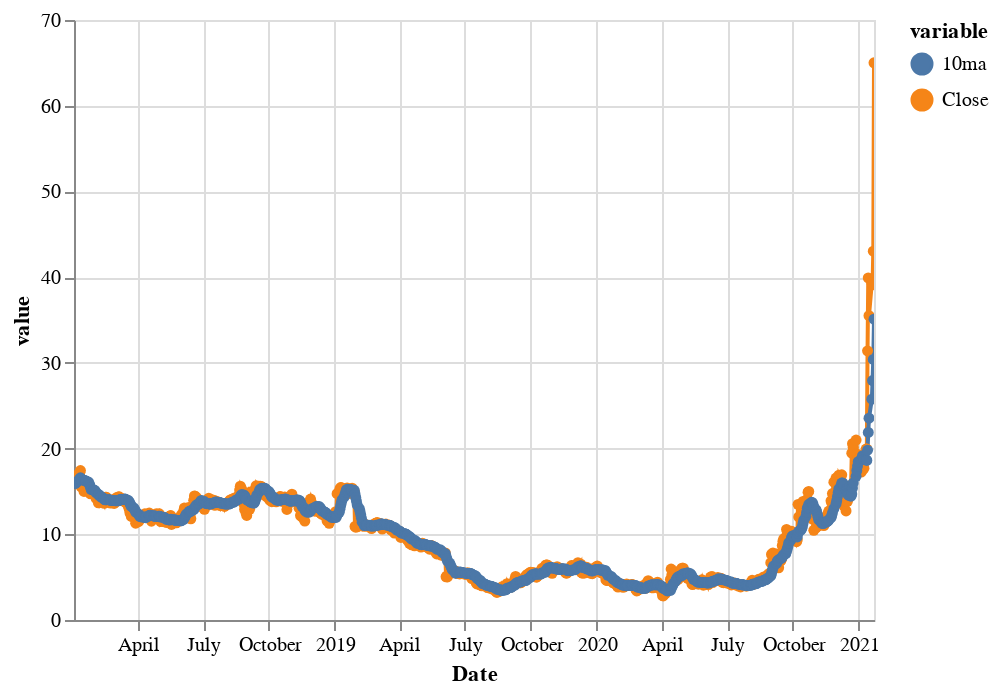

The cell this chart's notebook holds for it:
### Code cell
alt.Chart(tt).mark_line(point=True).encode(
    x='Date:T',
    y='value',
    color='variable'
).interactive()

### Figure 1 — Vega-Lite specification as saved in the notebook (floating-point values rounded to 4 significant figures; data arrays with more than 128 entries replaced by an {"elided": "..."} marker saying what was removed)
{"config": {"view": {"continuousWidth": 400, "continuousHeight": 300}}, "data": {"name": "data-753ce7f16f31cfefc1ad49721c5626fa"}, "mark": {"type": "line", "point": true}, "encoding": {"color": {"type": "nominal", "field": "variable"}, "x": {"type": "temporal", "field": "Date"}, "y": {"type": "quantitative", "field": "value"}}, "selection": {"selector073": {"type": "interval", "bind": "scales", "encodings": ["x", "y"]}}, "$schema": "https://vega.github.io/schema/vega-lite/v4.8.1.json", "datasets": {"data-753ce7f16f31cfefc1ad49721c5626fa": {"elided": "1540 records"}}}
